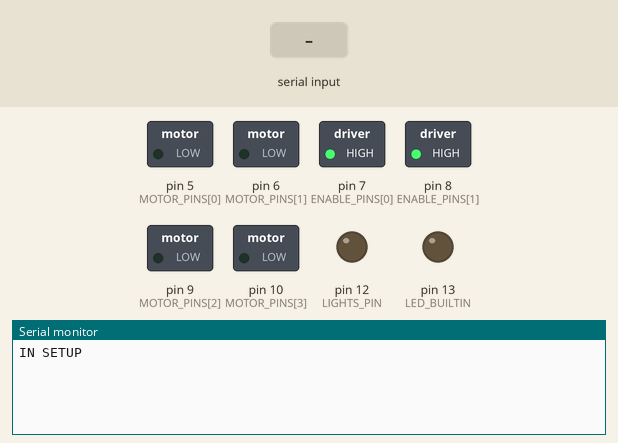
This sketch was run on a simulated Arduino Uno, built with avr-gcc and run on an emulated ATmega328P. On the bench: switched loads named in the sketch (green lamp = pin HIGH), output pins drawn as LEDs (lit = HIGH), the last lines printed to the serial monitor. The test bench sets the inputs (shaded band).

Above: at 1.2 s.
1.3 s: "5\n" received over Serial
2.8 s: "90;45;200\n" received over Serial
At 4.0 s:
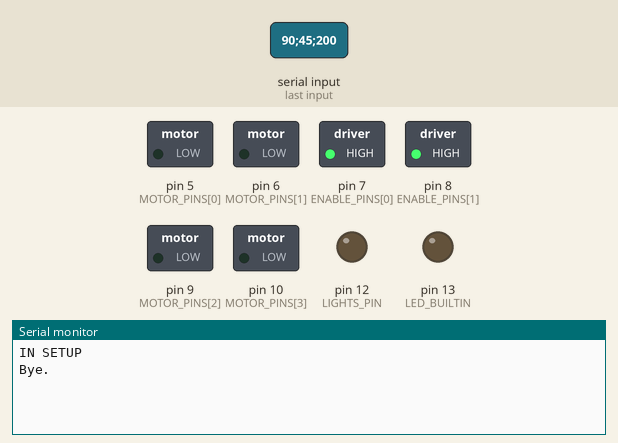
4.3 s: "30;150;10\n" received over Serial
At 5.4 s:
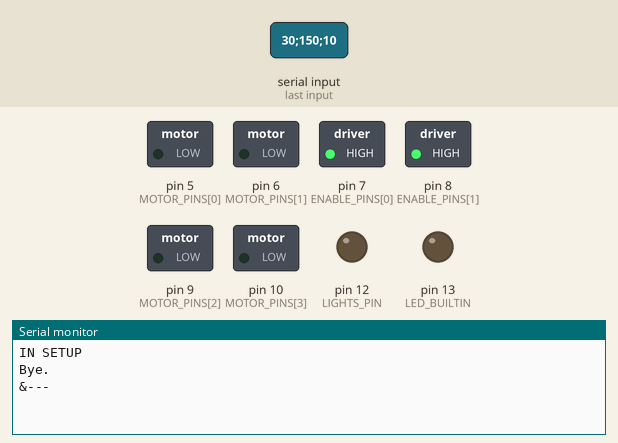

The sketch:

sketch.ino
```cpp
#include "NewPing.h"

//Pins for enabling motor control
const unsigned char ENABLE_PINS[] = {7, 8};

const unsigned char ENABLE_PINS_NUM = sizeof(ENABLE_PINS)/sizeof(unsigned char);

const unsigned char MOTOR_PINS[] = {5, 6, 9, 10};

int ZERO_POWERS[] = {0, 0, 0, 0};

const unsigned char MOTOR_PINS_NUM = sizeof(MOTOR_PINS)/sizeof(unsigned char);

const unsigned char DISTANCE_TRIG_PIN = 2;

const unsigned char DISTANCE_ECHO_PIN = 4;

const unsigned char LIGHTS_PIN = 12;

const unsigned char MAX_DISTANCE = 100;

const unsigned long TIMEOUT = 1000;
const unsigned long DEFAULT_TIMEOUT = 300000;
const unsigned long MOTOR_POWERS_TIMEOUT = 500;
const unsigned long HEARTBEAT_TIMEOUT = 1000;


enum Command { START = 1, DISTANCE_ON, GET_DISTANCE, DISTANCE_OFF, SET_MOTORS, LIGHTS_ON, LIGHTS_OFF, HEARTBEAT, END};

unsigned char received_command = 0;

unsigned long last_heartbeat = millis();

String received_string;

NewPing sonar(DISTANCE_TRIG_PIN, DISTANCE_ECHO_PIN, MAX_DISTANCE);

boolean off = true;

unsigned int ping_speed = 60;
unsigned long ping_timer;

String last_distance = "---";

boolean device_ready = false;

boolean going_forward = false;

boolean motors_running = false;

boolean measure_distance = false;

void set_motor_powers(signed char left_power, signed char right_power){
    if (left_power < -100 || left_power > 100 || right_power < -100 || right_power > 100) return;

    int lp = 256*left_power/100;
    int rp = 256*right_power/100;

    int powers[] = {lp, 0, rp, 0};

    if (left_power < 0){
        powers[0] = 0;
        powers[1] = -lp;
    }
    if (right_power < 0){
        powers[2] = 0;
        powers[3] = -rp;
    }

    write_motor_powers(powers, MOTOR_PINS_NUM);

}

void write_motor_powers(int powers[], int pin_number){
    for(unsigned char i = 0; i < pin_number; i++){
        analogWrite(MOTOR_PINS[i], powers[i]);
    }

    /*Serial.print("Written powers: ");
    for(unsigned char i = 0; i < pin_number; i++){
        Serial.print(String(MOTOR_PINS[i]) + ":" + String(powers[i]) + " ");
    }
    Serial.println();*/
    going_forward = powers[0] != 0 && powers[2] != 0 && powers[1] == 0 && powers[3] == 0;
    motors_running = powers[0] != 0 || powers[1] != 0 || powers[2] != 0 || powers[3] != 0;
}

void setup() {
    for (unsigned char i = 0; i < ENABLE_PINS_NUM; i++){
        pinMode(ENABLE_PINS[i], OUTPUT);
        digitalWrite(ENABLE_PINS[i], HIGH);
    }

    for(unsigned char i = 0; i < MOTOR_PINS_NUM; i++){
        pinMode(MOTOR_PINS[i], OUTPUT);
    }

    pinMode(DISTANCE_TRIG_PIN, OUTPUT);
    pinMode(DISTANCE_ECHO_PIN, INPUT);

    pinMode(LIGHTS_PIN, OUTPUT);

    pinMode(LED_BUILTIN, OUTPUT);
    //set the baud rate
    Serial.begin(9600);
    ping_timer = millis();
    Serial.setTimeout(DEFAULT_TIMEOUT);
    Serial.println("IN SETUP");
}

void echo_check(){
    if(sonar.check_timer()){
        if(going_forward && sonar.ping_result/US_ROUNDTRIP_CM < 25) {
            emergency_stop();
            Serial.println("Stopping motors!");
        }
        last_distance = String(sonar.ping_result/US_ROUNDTRIP_CM);
    }
}

void emergency_stop(){
    if(motors_running){
        write_motor_powers(ZERO_POWERS, MOTOR_PINS_NUM);
    }
}

void finish(){
    emergency_stop();
    device_ready = false;
    measure_distance = false;
    digitalWrite(LED_BUILTIN, LOW);
}

void loop() {
    if (device_ready &&
       (going_forward || measure_distance) &&
       (millis() >= ping_timer))
    {
        ping_timer += ping_speed;
        sonar.ping_timer(echo_check);
    }

    if (millis() - last_heartbeat > HEARTBEAT_TIMEOUT){
        finish();
    }

    if(Serial.available()) {
        //read the incoming data
        received_string = Serial.readStringUntil('\n');
        switch(received_string.substring(0, 1).toInt()){
            case START: {
                Serial.println("Ready");
                device_ready = true;
                break;
            }
            case DISTANCE_ON: {
                Serial.println("Distance on...");
                measure_distance = true;
                break;
            }
            case GET_DISTANCE: {
                Serial.println("&" + last_distance);
                break;
            }
            case DISTANCE_OFF: {
                Serial.println("Distance off...");
                measure_distance = false;
                break;
            }
            case SET_MOTORS: {
                signed char left_power, right_power;
                int first_delimiter = received_string.indexOf(';');
                int second_delimiter = received_string.indexOf(',');
                left_power = received_string.substring(first_delimiter+1, second_delimiter).toInt();
                right_power = received_string.substring(second_delimiter+1).toInt();
                set_motor_powers(left_power, right_power);
                break;
            }
            case LIGHTS_ON: {
                Serial.println("Lights on...");
                digitalWrite(LIGHTS_PIN, HIGH);
                break;
            }
            case LIGHTS_OFF: {
                Serial.println("Lights off...");
                digitalWrite(LIGHTS_PIN, LOW);
                break;
            }
            case HEARTBEAT: {
                last_heartbeat = millis();
                digitalWrite(LED_BUILTIN, off ? HIGH : LOW);
                off=!off;
                break;
            }
            case END:{
                finish();
                Serial.println("Bye.");
                break;
            }
            default: {
                finish();
                Serial.println("COMMAND UNKNOWN: "+received_string);
                break;
            }
        }
    }

}
```

Measured:
- after the input at 2.8 s, the serial monitor: prints a new line at once (image 1)
- after the input at 4.3 s, the serial monitor: prints a new line at once (image 2)
